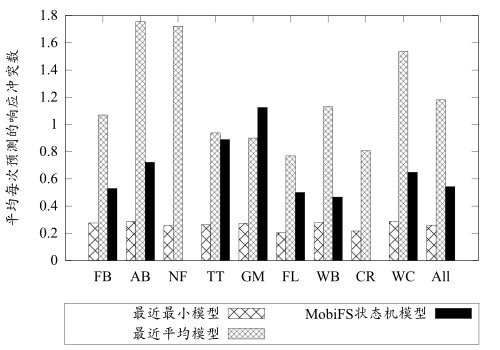

This chart was generated by the following gnuplot code:
set terminal pdfcairo enhanced mono font "Times New Roman,16" size 5,3.5

set output "int-rc.pdf"
set style data histograms
set style fill pattern 1
set style histogram cluster gap 1
set ylabel '平均每次预测的响应冲突数'
set key below box spacing 1.25
plot 'int-stat.data' using 2:xtic(1) axes x1y1 ls 1 title "最近最小模型", \
    '' using 4:xtic(1) axes x1y1 ls 1 title "最近平均模型", \
    '' using 6:xtic(1) axes x1y1 ls 1 title "MobiFS状态机模型"
